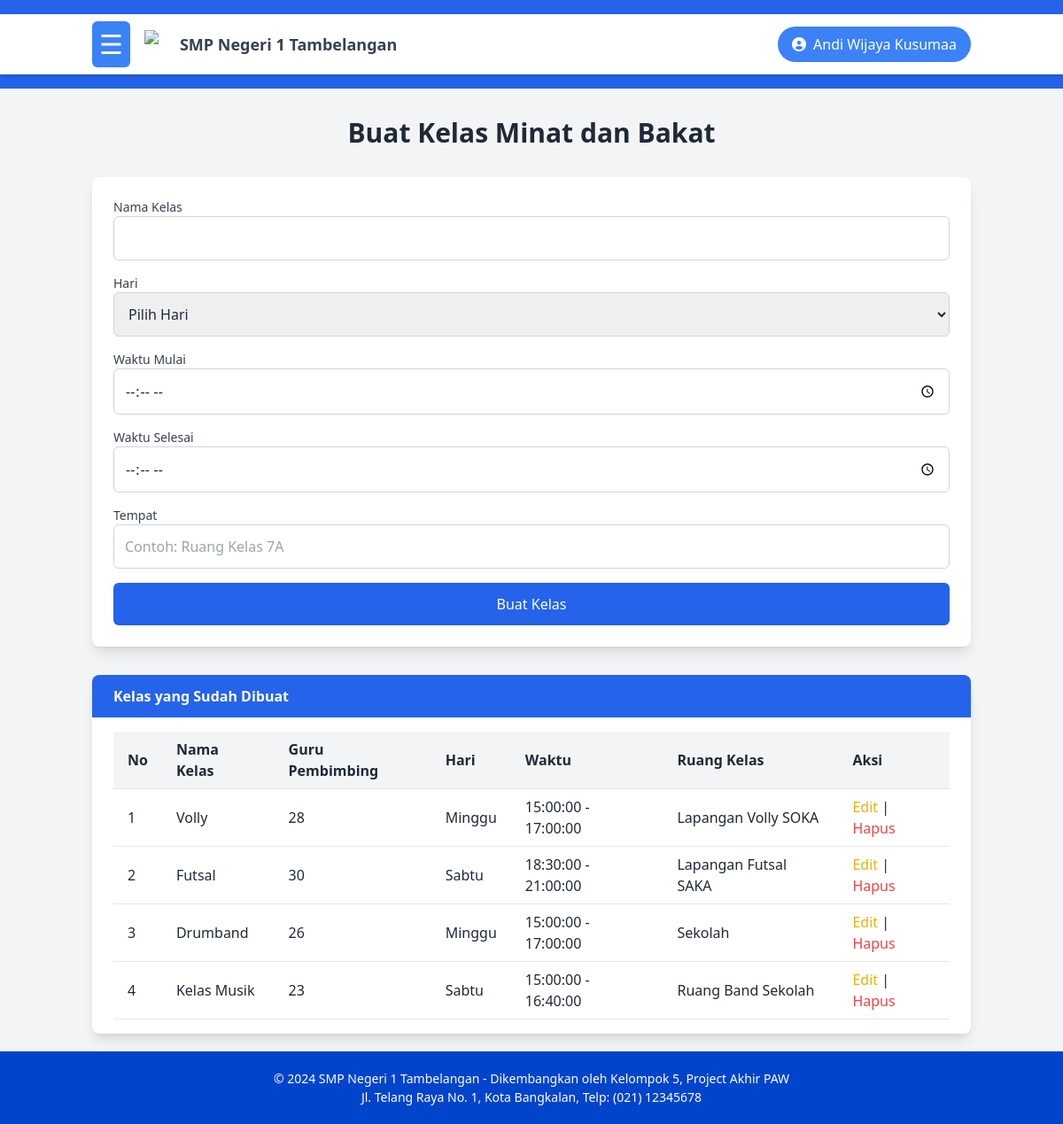
Screenshot of /dashboard/guru/BuatKelasMinat.php (signed in) with the database file from the repository.
### tables this page shows
CREATE TABLE `ekstrakurikuler` (
  `id_ekstrakurikuler` int NOT NULL,
  `nama_kegiatan` varchar(100) NOT NULL,
  `hari_kegiatan` enum('Senin','Selasa','Rabu','Kamis','Jum''at','Sabtu','Minggu') DEFAULT NULL,
  `pembimbing_id` int DEFAULT NULL,
  `jam_mulai` time DEFAULT NULL,
  `jam_selesai` time DEFAULT NULL,
  `tempat_kegiatan` varchar(50) DEFAULT NULL,
  `Deskripsi` text
);

### dashboard/guru/BuatKelasMinat.php (the view, shortened to what this page needs)
<?php
include "../../koneksi.php";
?>
<!DOCTYPE html>
<html lang="en">
<head>
  <script src="https://cdn.tailwindcss.com"></script>
</head>
<body class="bg-gray-100 text-gray-800">
  <header id="header" class="bg-blue-600 text-white py-4">
    <?php include '../../layout/header.php'; ?>
  </header>
  <div class="container mx-auto mt-8 px-4">
    <h2 class="text-3xl font-semibold text-center mb-8">Buat Kelas Minat dan Bakat</h2>
    <div class="bg-white shadow-lg rounded-lg p-6 mb-8">
      <form action="" method="POST">
        <div class="mb-4">
          <label for="nama_kelas" class="block text-sm font-medium text-gray-700">Nama Kelas</label>
          <input type="text" class="w-full p-3 border border-gray-300 rounded-md" id="nama_kelas" name="nama_kelas" required>
        </div>
        <div class="mb-4">
          <label for="hari" class="block text-sm font-medium text-gray-700">Hari</label>
          <select class="w-full p-3 border border-gray-300 rounded-md" id="hari" name="hari" required>
            <option value="">Pilih Hari</option>
          </select>
        </div>
        <div class="mb-4">
          <label for="waktu_mulai" class="block text-sm font-medium text-gray-700">Waktu Mulai</label>
          <input type="time" class="w-full p-3 border border-gray-300 rounded-md" id="waktu_mulai" name="waktu_mulai" required>
        </div>
        <div class="mb-4">
          <label for="waktu_selesai" class="block text-sm font-medium text-gray-700">Waktu Selesai</label>
          <input type="time" class="w-full p-3 border border-gray-300 rounded-md" id="waktu_selesai" name="waktu_selesai" required>
        </div>
        <div class="mb-4">
          <label for="ruang_kelas" class="block text-sm font-medium text-gray-700">Tempat</label>
          <input type="text" class="w-full p-3 border border-gray-300 rounded-md" id="ruang_kelas" name="ruang_kelas" placeholder="Contoh: Ruang Kelas 7A" required>
        </div>
        <button name="buat" class="w-full bg-blue-600 text-white py-3 rounded-md hover:bg-blue-700">Buat Kelas</button>
      </form>
    </div>
    <div class="bg-white shadow-lg rounded-lg">
      <div class="bg-blue-600 text-white px-6 py-3 rounded-t-lg font-semibold">Kelas yang Sudah Dibuat</div>
      <div class="px-6 py-4">
        <table class="table-auto w-full border-collapse">
          <thead>
            <tr class="text-left bg-gray-100">
              <th class="px-4 py-2 border-b">No</th>
              <th class="px-4 py-2 border-b">Nama Kelas</th>
              <th class="px-4 py-2 border-b">Guru Pembimbing</th>
              <th class="px-4 py-2 border-b">Hari</th>
              <th class="px-4 py-2 border-b">Waktu</th>
              <th class="px-4 py-2 border-b">Ruang Kelas</th>
              <th class="px-4 py-2 border-b">Aksi</th>
            </tr>
          </thead>
          <tbody>
            <?php
            $query = "SELECT * FROM ekstrakurikuler ORDER BY id_ekstrakurikuler DESC";
            $result = mysqli_query($conn, $query);
            $no = 1;
            if (mysqli_num_rows($result) > 0) {
              while ($row = mysqli_fetch_assoc($result)) {
                  echo "<tr>";
                  echo "<td class='px-4 py-2 border-b'>" . $no++ . "</td>";
                  echo "<td class='px-4 py-2 border-b'>" . $row['nama_kegiatan'] . "</td>";
                  echo "<td class='px-4 py-2 border-b'>" . $row['pembimbing_id'] . "</td>";
                  echo "<td class='px-4 py-2 border-b'>" . $row['hari_kegiatan'] . "</td>";
                  echo "<td class='px-4 py-2 border-b'>" . $row['jam_mulai'] . " - " . $row['jam_selesai'] . "</td>";
                  echo "<td class='px-4 py-2 border-b'>" . $row['tempat_kegiatan'] . "</td>";
                  echo "<td class='px-4 py-2 border-b'>";
                  echo "<a href='edit_kelasMinat.php?id=" . $row['id_ekstrakurikuler'] . "' class='text-yellow-500 hover:underline'>Edit</a> | ";
                  echo "<a href='hapus_kelasMinat.php?id=" . $row['id_ekstrakurikuler'] . "' class='text-red-500 hover:underline' onclick='return confirm(\"Apakah Anda yakin ingin menghapus kelas ini?\");'>Hapus</a>";
                  echo "</td>";
                  echo "</tr>";
              }
            } else {
                echo "<tr><td colspan='7' class='px-4 py-2 text-center text-gray-500'>Belum ada kelas yang dibuat.</td></tr>";
            }
            ?>
          </tbody>
        </table>
      </div>
    </div>
  </div>
  <?php require_once "../../layout/footer.php" ?>
</body>
</html>

### rows the page displays
ekstrakurikuler: nama_kegiatan "Volly", pembimbing "28", hari_kegiatan "Minggu", jam_mulai "15:00:00", jam_selesai "17:00:00", tempat_kegiatan "Lapangan Volly SOKA"
ekstrakurikuler: nama_kegiatan "Futsal", pembimbing "30", hari_kegiatan "Sabtu", jam_mulai "18:30:00", jam_selesai "21:00:00", tempat_kegiatan "Lapangan Futsal SAKA"
ekstrakurikuler: nama_kegiatan "Drumband", pembimbing "26", hari_kegiatan "Minggu", jam_mulai "15:00:00", jam_selesai "17:00:00", tempat_kegiatan "Sekolah"
ekstrakurikuler: nama_kegiatan "Kelas Musik", pembimbing "23", hari_kegiatan "Sabtu", jam_mulai "15:00:00", jam_selesai "16:40:00", tempat_kegiatan "Ruang Band Sekolah"

### other values shown
$_SESSION['nama_lengkap'] "Andi Wijaya Kusumaa"
